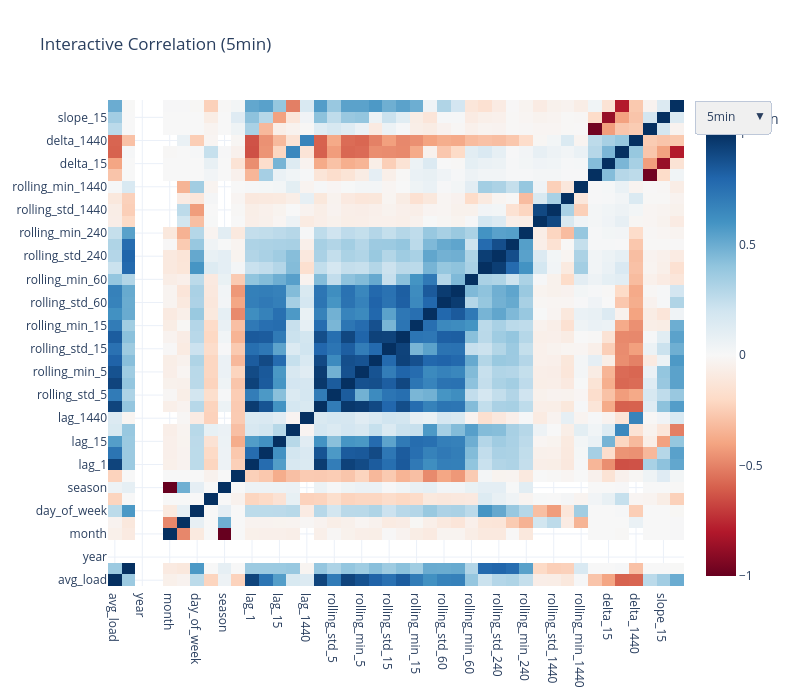

Notebook source saved alongside this figure:
### Markdown cell above
## Interactive Correlation Explorer and Quality Scorecard

Two final diagnostics support interactive feature exploration and overall
silver-layer readiness assessment:

1. **Interactive correlation explorer** (Plotly heatmap with resolution dropdown)
   - **Purpose**: Displays the full feature correlation matrix with a dropdown
     selector to switch between loaded resolutions. Hovering shows the exact
     correlation coefficient for any feature pair.
   - **Look for**: Compare the collinearity structure across resolutions to
     check whether feature relationships change with aggregation level. Stable
     structure across resolutions means feature selection decisions transfer
     between resolutions. Shifting patterns would require resolution-specific
     feature sets.

2. **Quality scorecard** (per-resolution pass/fail table)
   - **Purpose**: Evaluates six structural checks per resolution to assess
     readiness for gold-layer promotion.
   - **Look for**: Key checks include:
     - Column count matches the expected 44-column schema.
     - Row count is within one row of the expected value.
     - `avg_load` NaN rate is below 1%.
     - Core fields are fully populated.
     - Lag warm-up produces at least one NaN (confirms warm-up is not
       silently imputed).
     - Maximum absolute correlation stays below 0.99.
     The correlation ceiling check may flag expected collinearity among
     engineered features -- this is documented and accounted for in the
     modeling plan rather than treated as a failure.

### Code cell
# --- Interactive correlation explorer (Plotly, per-resolution dropdown) ---
fig = go.Figure()
for i, res in enumerate(resolution_order):
    c = silver_data[res].select_dtypes(include=[np.number]).corr()
    fig.add_trace(go.Heatmap(
        z=c.values,
        x=list(c.columns),
        y=list(c.index),
        colorscale='RdBu',
        zmid=0,
        zmin=-1, zmax=1,
        visible=(i == 0),
        hovertemplate='x=%{x}<br>y=%{y}<br>corr=%{z:.3f}<extra></extra>',
        colorbar=dict(title='Correlation'),
    ))

# Build dropdown buttons: each button shows one resolution's heatmap.
buttons = []
for i, res in enumerate(resolution_order):
    vis = [False] * len(resolution_order)
    vis[i] = True
    buttons.append(dict(
        label=res,
        method='update',
        args=[{'visible': vis}, {'title': f'Interactive Correlation ({res})'}],
    ))

fig.update_layout(
    title=f'Interactive Correlation ({resolution_order[0]})',
    updatemenus=[dict(buttons=buttons, x=1.15, y=1.0, bgcolor='#f0f0f0')],
    template='plotly_white',
    width=800, height=700,
)
fig.show()

# --- Quality scorecard (per-resolution) ---
# Each check evaluates one structural property. A passing scorecard confirms
# the silver artifact is suitable for gold-layer promotion.
core = [
    'timestamp', 'day_class', 'workday', 'year', 'quarter', 'month',
    'day', 'day_of_week', 'hour', 'season', 'time_of_day',
]
sec_map = {
    '1s': 1, '5s': 5, '10s': 10, '30s': 30,
    '1min': 60, '5min': 300, '10min': 600, '15min': 900,
}

rows = []
for res in resolution_order:
    d = silver_data[res]
    expected = int((31 * 24 * 3600) / sec_map[res])
    nan_rate = float(d['avg_load'].isna().mean() * 100)
    core_nulls = int(d[core].isna().sum().sum())
    nums = d.select_dtypes(include=[np.number])
    cv = nums.corr().where(
        np.triu(np.ones((nums.shape[1], nums.shape[1])), k=1).astype(bool)
    ).stack()
    max_corr = float(cv.abs().max()) if not cv.empty else 0.0
    rows.append({
        'resolution': res,
        'column_count_pass': len(d.columns) == 44,
        'row_count_pass': abs(len(d) - expected) <= 1,
        'avg_load_nan_rate_pass': nan_rate < 1.0,
        'core_complete_pass': core_nulls == 0,
        'warmup_consistency_pass': int(d['lag_1'].isna().sum()) >= 1,
        'corr_ceiling_pass': max_corr < 0.99,
        'max_abs_corr': f'{max_corr:.4f}',
    })

display(pd.DataFrame(rows))

### Figure 1 — Plotly figure (JSON) as saved in the notebook; plotly's stock layout.template omitted (floating-point values rounded to 4 significant figures; data arrays with more than 128 entries replaced by an {"elided": "..."} marker saying what was removed)
{"data": [{"colorbar": {"title": {"text": "Correlation"}}, "colorscale": [[0.0, "rgb(103,0,31)"], [0.1, "rgb(178,24,43)"], [0.2, "rgb(214,96,77)"], [0.3, "rgb(244,165,130)"], [0.4, "rgb(253,219,199)"], [0.5, "rgb(247,247,247)"], [0.6, "rgb(209,229,240)"], [0.7, "rgb(146,197,222)"], [0.8, "rgb(67,147,195)"], [0.9, "rgb(33,102,172)"], [1.0, "rgb(5,48,97)"]], "hovertemplate": "x=%{x}<br>y=%{y}<br>corr=%{z:.3f}<extra></extra>", "type": "heatmap", "visible": true, "x": ["avg_load", "workday", "year", "quarter", "month", "day", "day_of_week", "hour", "season", "time_of_day", "lag_1", "lag_5", "lag_15", "lag_60", "lag_1440", "rolling_mean_5", "rolling_std_5", "rolling_max_5", "rolling_min_5", "rolling_mean_15", "rolling_std_15", "rolling_max_15", "rolling_min_15", "rolling_mean_60", "rolling_std_60", "rolling_max_60", "rolling_min_60", "rolling_mean_240", "rolling_std_240", "rolling_max_240", "rolling_min_240", "rolling_mean_1440", "rolling_std_1440", "rolling_max_1440", "rolling_min_1440", "delta_5", "delta_15", "delta_60", "delta_1440", "slope_5", "slope_15", "slope_60"], "y": ["avg_load", "workday", "year", "quarter", "month", "day", "day_of_week", "hour", "season", "time_of_day", "lag_1", "lag_5", "lag_15", "lag_60", "lag_1440", "rolling_mean_5", "rolling_std_5", "rolling_max_5", "rolling_min_5", "rolling_mean_15", "rolling_std_15", "rolling_max_15", "rolling_min_15", "rolling_mean_60", "rolling_std_60", "rolling_max_60", "rolling_min_60", "rolling_mean_240", "rolling_std_240", "rolling_max_240", "rolling_min_240", "rolling_mean_1440", "rolling_std_1440", "rolling_max_1440", "rolling_min_1440", "delta_5", "delta_15", "delta_60", "delta_1440", "slope_5", "slope_15", "slope_60"], "z": {"elided": "42x42 float values"}, "zmax": 1, "zmid": 0, "zmin": -1}, {"colorbar": {"title": {"text": "Correlation"}}, "colorscale": [[0.0, "rgb(103,0,31)"], [0.1, "rgb(178,24,43)"], [0.2, "rgb(214,96,77)"], [0.3, "rgb(244,165,130)"], [0.4, "rgb(253,219,199)"], [0.5, "rgb(247,247,247)"], [0.6, "rgb(209,229,240)"], [0.7, "rgb(146,197,222)"], [0.8, "rgb(67,147,195)"], [0.9, "rgb(33,102,172)"], [1.0, "rgb(5,48,97)"]], "hovertemplate": "x=%{x}<br>y=%{y}<br>corr=%{z:.3f}<extra></extra>", "type": "heatmap", "visible": false, "x": ["avg_load", "workday", "year", "quarter", "month", "day", "day_of_week", "hour", "season", "time_of_day", "lag_1", "lag_5", "lag_15", "lag_60", "lag_1440", "rolling_mean_5", "rolling_std_5", "rolling_max_5", "rolling_min_5", "rolling_mean_15", "rolling_std_15", "rolling_max_15", "rolling_min_15", "rolling_mean_60", "rolling_std_60", "rolling_max_60", "rolling_min_60", "rolling_mean_240", "rolling_std_240", "rolling_max_240", "rolling_min_240", "rolling_mean_1440", "rolling_std_1440", "rolling_max_1440", "rolling_min_1440", "delta_5", "delta_15", "delta_60", "delta_1440", "slope_5", "slope_15", "slope_60"], "y": ["avg_load", "workday", "year", "quarter", "month", "day", "day_of_week", "hour", "season", "time_of_day", "lag_1", "lag_5", "lag_15", "lag_60", "lag_1440", "rolling_mean_5", "rolling_std_5", "rolling_max_5", "rolling_min_5", "rolling_mean_15", "rolling_std_15", "rolling_max_15", "rolling_min_15", "rolling_mean_60", "rolling_std_60", "rolling_max_60", "rolling_min_60", "rolling_mean_240", "rolling_std_240", "rolling_max_240", "rolling_min_240", "rolling_mean_1440", "rolling_std_1440", "rolling_max_1440", "rolling_min_1440", "delta_5", "delta_15", "delta_60", "delta_1440", "slope_5", "slope_15", "slope_60"], "z": {"elided": "42x42 float values"}, "zmax": 1, "zmid": 0, "zmin": -1}], "layout": {"height": 700, "title": {"text": "Interactive Correlation (5min)"}, "updatemenus": [{"bgcolor": "#f0f0f0", "buttons": [{"args": [{"visible": [true, false]}, {"title": "Interactive Correlation (5min)"}], "label": "5min", "method": "update"}, {"args": [{"visible": [false, true]}, {"title": "Interactive Correlation (15min)"}], "label": "15min", "method": "update"}], "x": 1.15, "y": 1.0}], "width": 800}}
